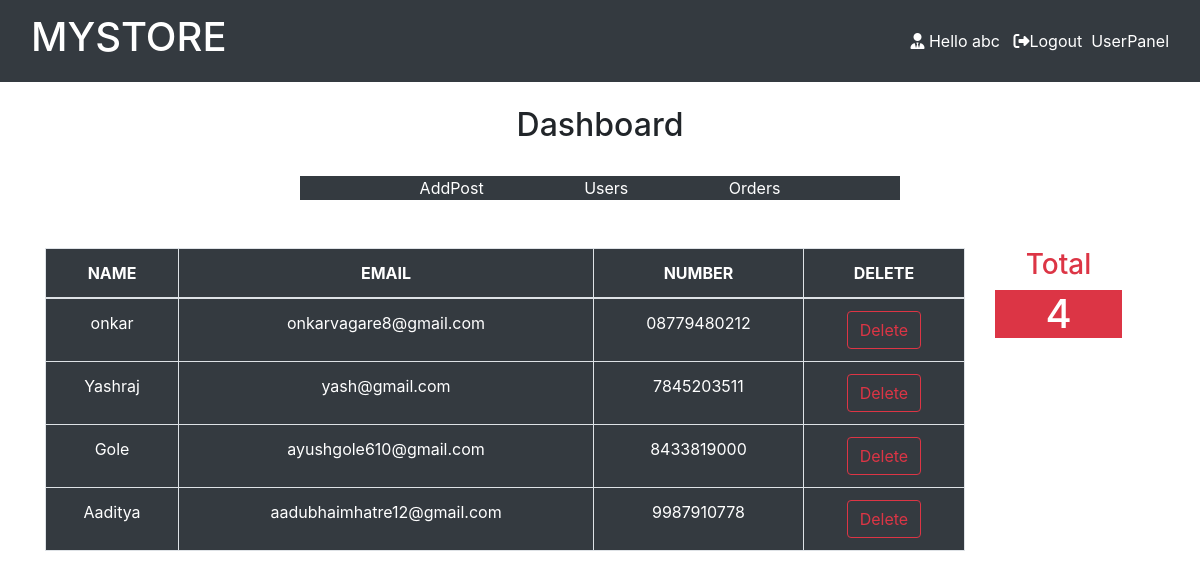
The page /user.php (signed in) on the database its author committed.
### tables this page shows
CREATE TABLE `tbuser` (
  `id` int(11) NOT NULL,
  `UserName` varchar(100) NOT NULL,
  `Email` varchar(100) NOT NULL,
  `number` varchar(100) NOT NULL,
  `Password` varchar(100) NOT NULL
);

### user.php (the view, shortened to what this page needs)
<?php
include 'mystore.php';
$con = mysqli_connect('localhost', 'root', '', 'ecommerce_table');
$Record = mysqli_query($con, "SELECT * FROM `tbuser` ");
$row_count =mysqli_num_rows($Record);
?>
<!DOCTYPE html>
<html lang="en">
<head>
    <link rel="stylesheet" href="https://cdn.jsdelivr.net/npm/bootstrap@4.0.0/dist/css/bootstrap.min.css">
    <link href="https://cdnjs.cloudflare.com/ajax/libs/font-awesome/6.7.2/css/all.min.css" rel="stylesheet">
</head>
<body>
    <br><br>
    <div class="container">
        <div class="row">
            <div class="col-md-10">
    <table class="table table-secondary table-bordered bg-dark text-white">
        <thead class="text-center">
            <th>NAME</th>
            <th>EMAIL</th>
            <th>NUMBER</th>
            <th>DELETE</th>
        </thead>
        <tbody class="text-center text-white">
        <?php
        while ($row = mysqli_fetch_array($Record)) {
            echo "
            <tr>
                <td>{$row['UserName']}</td>
                <td>{$row['Email']}</td>
                <td>{$row['number']}</td>
                <td><a href='delete.php?id={$row['id']}' class='btn btn-outline-danger'>Delete</a></td>
            </tr>
            ";
        }
        ?>
        </tbody>
    </table>
    </div>
    <div class="col-md-2 pr-5 text-center">
<h3 class="text-danger">Total</h3>
<h1 class="bg-danger text-white"><?php echo $row_count; ?></h1>
    </div>
    </div>
    </div>
</body>
</html>

### rows shown on the page
tbuser: UserName "onkar", Email "onkarvagare8@gmail.com", number "08779480212"
tbuser: UserName "Yashraj", Email "yash@gmail.com", number "7845203511"
tbuser: UserName "Gole", Email "ayushgole610@gmail.com", number "8433819000"
tbuser: UserName "Aaditya", Email "aadubhaimhatre12@gmail.com", number "9987910778"

### other values the page prints
$_SESSION['admin'] "abc"
$row_count "4"
